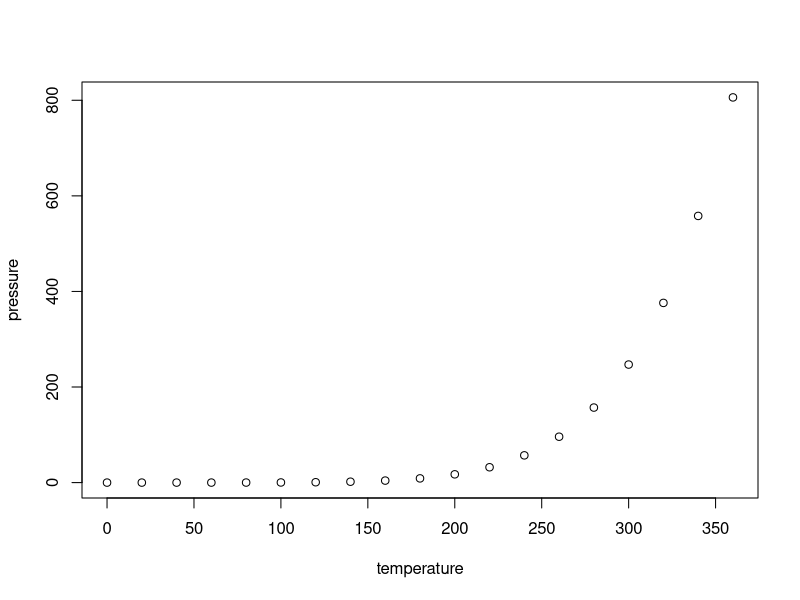
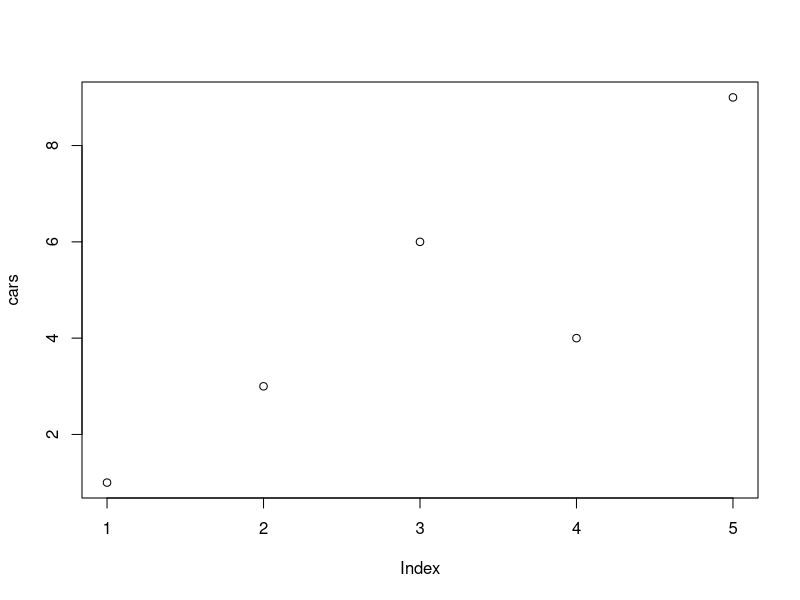
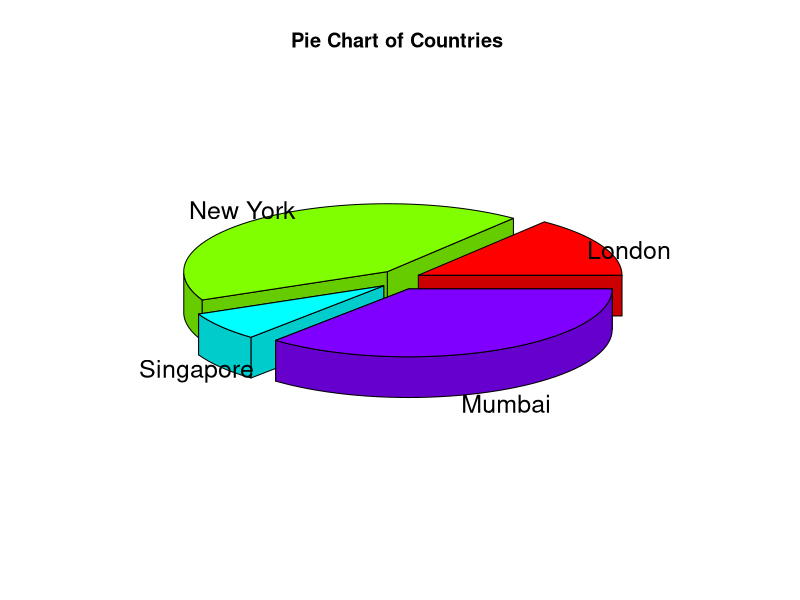

Source code (R) for these figures, in order:
## ---- chunk 1
knitr::opts_chunk$set(echo = TRUE)
## ---- chunk 2
summary(cars)
## ---- chunk 3
plot(pressure)
## ---- chunk 4
var.1 <- c(0,1,2,3)
print(var.1)
var.2 <- c("learn","R")
print(var.2)
## ---- chunk 5
myString <- "Hello, World!"
print ( myString)
## ---- chunk 6
cars = c(1,3,6,4,9)
plot(cars)
## ---- chunk 7
# Get the library.
library(plotrix)

# Create data for the graph.
x <-  c(21, 62, 10,53)
lbl <-  c("London","New York","Singapore","Mumbai")

# Give the chart file a name.
png(file = "3d_pie_chart.jpg")

# Plot the chart.
pie3D(x,labels = lbl,explode = 0.1, main = "Pie Chart of Countries ")

# Save the file.
# dev.off()
## ---- chunk 8
emp.data <- data.frame(
   emp_id = c (1:5), 
   emp_name = c("Rick","Dan","Michelle","Ryan","Gary"),
   salary = c(623.3,515.2,611.0,729.0,843.25), 
   start_date = as.Date(c("2012-01-01", "2013-09-23", "2014-11-15", "2014-05-11",
      "2015-03-27")),
   stringsAsFactors = FALSE
)
print(emp.data)
## ---- chunk 9
# Create a vector. 
x <- c(12,7,3,4.2,18,2,54,-21,8,-5)

# Find Mean.
result.mean <- mean(x)
print(result.mean)
## ---- chunk 10
# Create a vector.
x <- c(12,7,3,4.2,18,2,54,-21,8,-5)

# Find Mean.
result.mean <-  mean(x,trim = 0.3)
print(result.mean)
## ---- chunk 11
# Create a vector. 
x <- c(12,7,3,4.2,18,2,54,-21,8,-5,NA)

# Find mean.
result.mean <-  mean(x)
print(result.mean)

# Find mean dropping NA values.
result.mean <-  mean(x,na.rm = TRUE)
print(result.mean)
## ---- chunk 12
# My first program in R Programming
myString <- "Hello, World!"

print ( myString)
## ---- chunk 13
# My first program in R Programming
if(FALSE) {
   "This is a demo for multi-line comments and it should be put inside either a single
      OR double quote"
}

myString <- "Hello, World!"
print ( myString)
## ---- chunk 14
# Create a vector.
apple <- c('red','green',"yellow")
print(apple)

# Get the class of the vector.
print(class(apple))
## ---- chunk 15
# Create a list.
list1 <- list(c(2,5,3),21.3,sin)

# Print the list.
print(list1)
## ---- chunk 16
# Create a matrix.
M = matrix( c('a','a','b','c','b','a'), nrow = 2, ncol = 3, byrow = TRUE)
print(M)
## ---- chunk 17
# Create an array.
a <- array(c('green','yellow'),dim = c(3,3,2))
print(a)
## ---- chunk 18
# Create a vector.
apple_colors <- c('green','green','yellow','red','red','red','green')

# Create a factor object.
factor_apple <- factor(apple_colors)

# Print the factor.
print(factor_apple)
print(nlevels(factor_apple))
## ---- chunk 19
# Create the data frame.
BMI <- 	data.frame(
   gender = c("Male", "Male","Female"), 
   height = c(152, 171.5, 165), 
   weight = c(81,93, 78),
   Age = c(42,38,26)
)
print(BMI)
